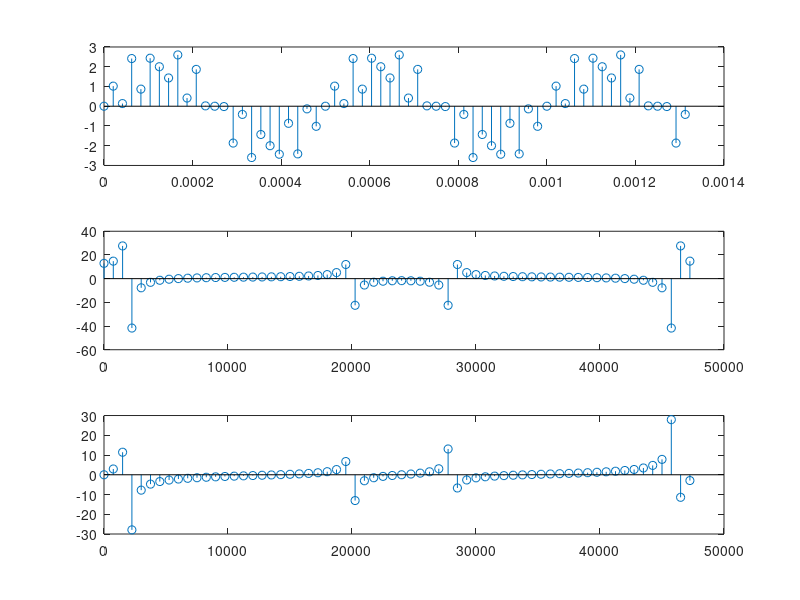

Source code (MATLAB):
clc;
clear;
clear all;
N     =  64;
n     =  (0:1:N-1);
fs    =  48000;
f1    =  2000;
f2    =  20000;
t     =  (0:1:N-1)*1/fs;
x     =   2*sin(2*pi*(f1/fs)*n)+1*sin(2*pi*(f2/fs)*n);
xINT  =   floor(2^8*x);
subplot(3,1,1);
stem(t,x);
y     =   fft(x);
yAbs  =   abs(y);
f     =   (0:1:N-1)*fs/N;
subplot(3,1,2);
stem(f,y);
subplot(3,1,3);
stem(f,imag(y));

x;
xINT
y;